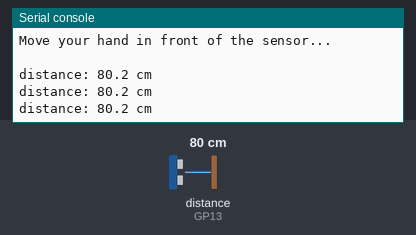
The program below on a simulated Raspberry Pi Pico running CircuitPython. On the bench: the last lines printed to the serial console. The test bench sets the inputs (shaded band); at power-on: distance to the obstacle (sensor on GP13) 80 cm. The echo pulse lasts 58.3 µs per cm.

Above: at 1.2 s.
1.3 s: distance to the obstacle (sensor on GP13) set to 2 cm
At 1.9 s:
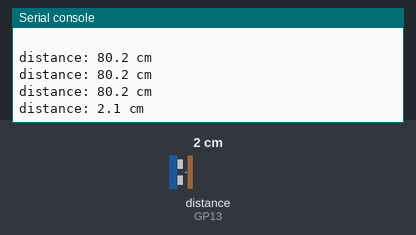
2.8 s: distance to the obstacle (sensor on GP13) set to 4 cm
At 3.4 s:
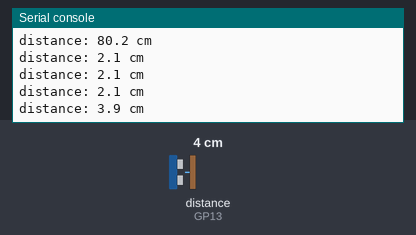
Timing chart, 0 to 5.8 s (numbered marks = the images above; inputs shaded):
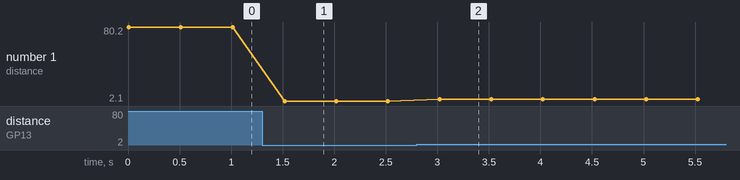

The program:

us_test.py
```python
# us_test.py - quick HC-SR04 wiring test
# Run in Thonny (F5) or copy as code.py to auto-run.
# Prints distance every 0.5 s. Point at a wall/object and check the numbers.
# Expected: 3-200 cm range. "-1" = no echo (check wiring).

import time
import board
import digitalio

trig = digitalio.DigitalInOut(board.GP12)
trig.direction = digitalio.Direction.OUTPUT
trig.value = False

echo = digitalio.DigitalInOut(board.GP13)
echo.direction = digitalio.Direction.INPUT


def ping_cm():
    trig.value = False
    time.sleep(0.000005)
    trig.value = True
    time.sleep(0.00001)
    trig.value = False

    deadline = time.monotonic() + 0.04
    while not echo.value:
        if time.monotonic() > deadline:
            return -1.0
    t0 = time.monotonic()
    while echo.value:
        if time.monotonic() > deadline:
            return -1.0
    return (time.monotonic() - t0) * 17150.0


print("HC-SR04 test on GP12 (Trig) + GP13 (Echo)")
print("Move your hand in front of the sensor...")
print()

while True:
    d = ping_cm()
    if d > 0:
        print("distance: %.1f cm" % d)
    else:
        print("distance: NO ECHO (-1)")
    time.sleep(0.5)
```

Measured:
- after the input at 1.3 s, the serial console: prints a new line after 0.22 s (image 1)
- after the input at 2.8 s, the serial console: prints a new line after 0.22 s (image 2)
- plotted number 1: 80.2 → 2.1 after the input at 1.3 s, 2.1 → 3.9 after the input at 2.8 s
